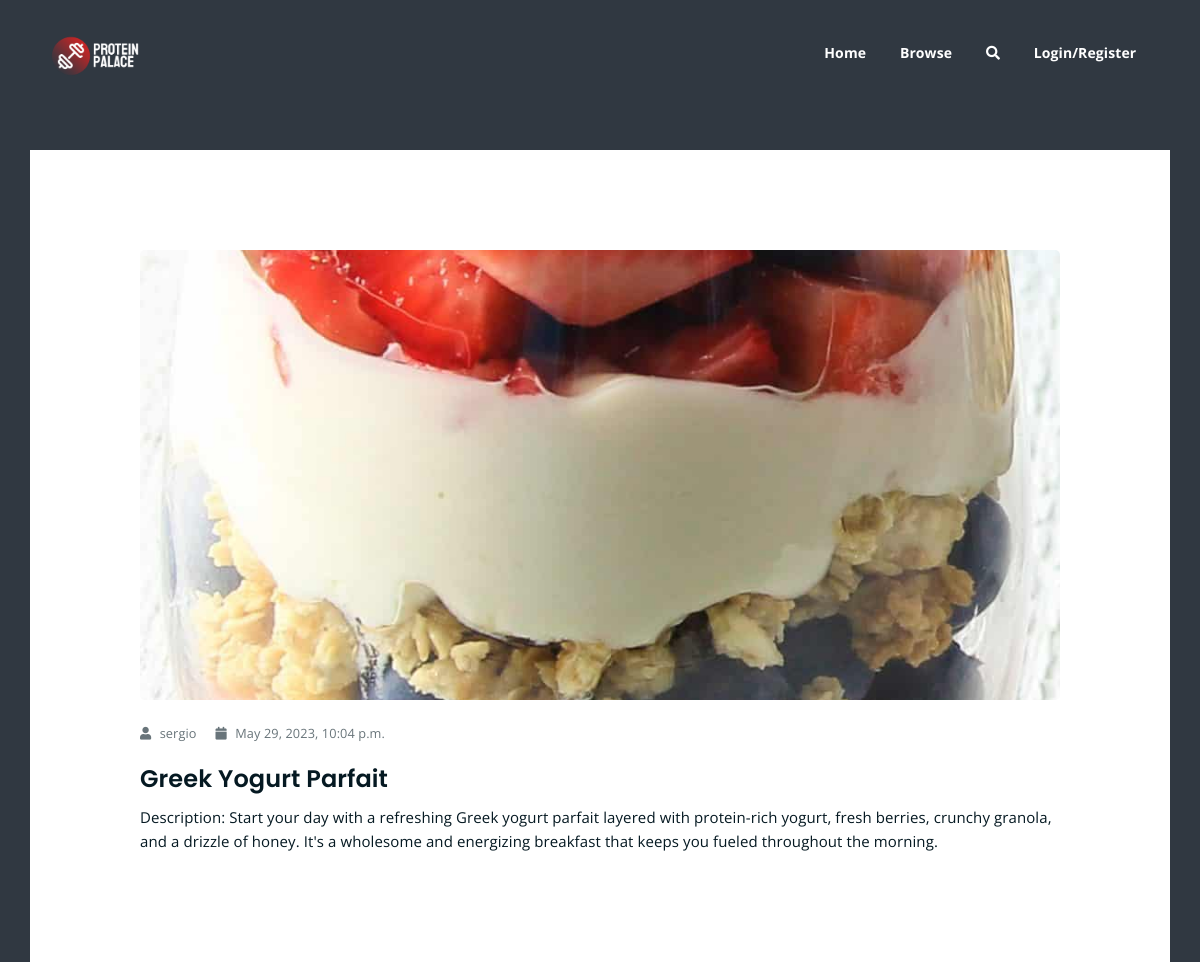
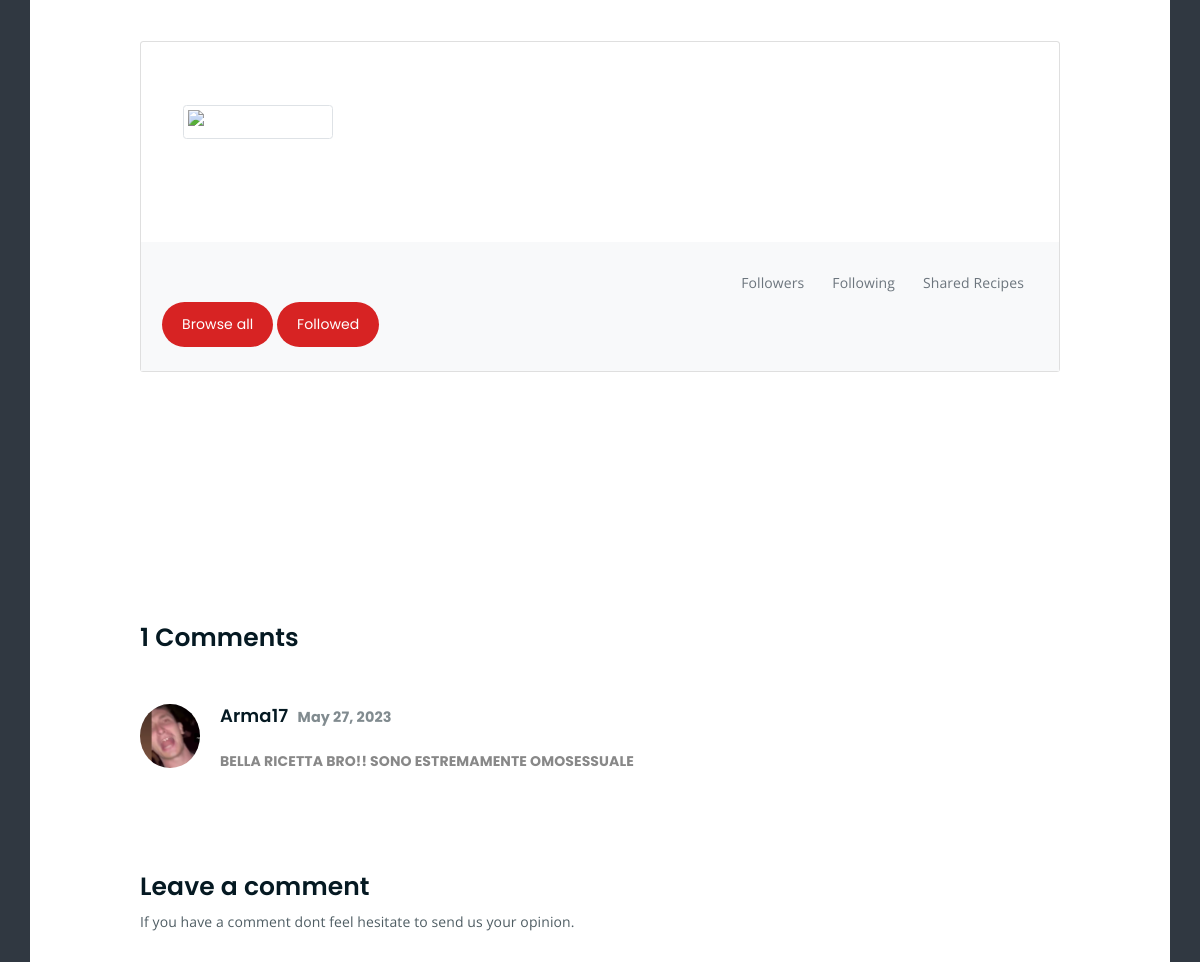
The page /recipe/5/ (upper part) on the database as committed earlier (2 pictures, top to bottom).
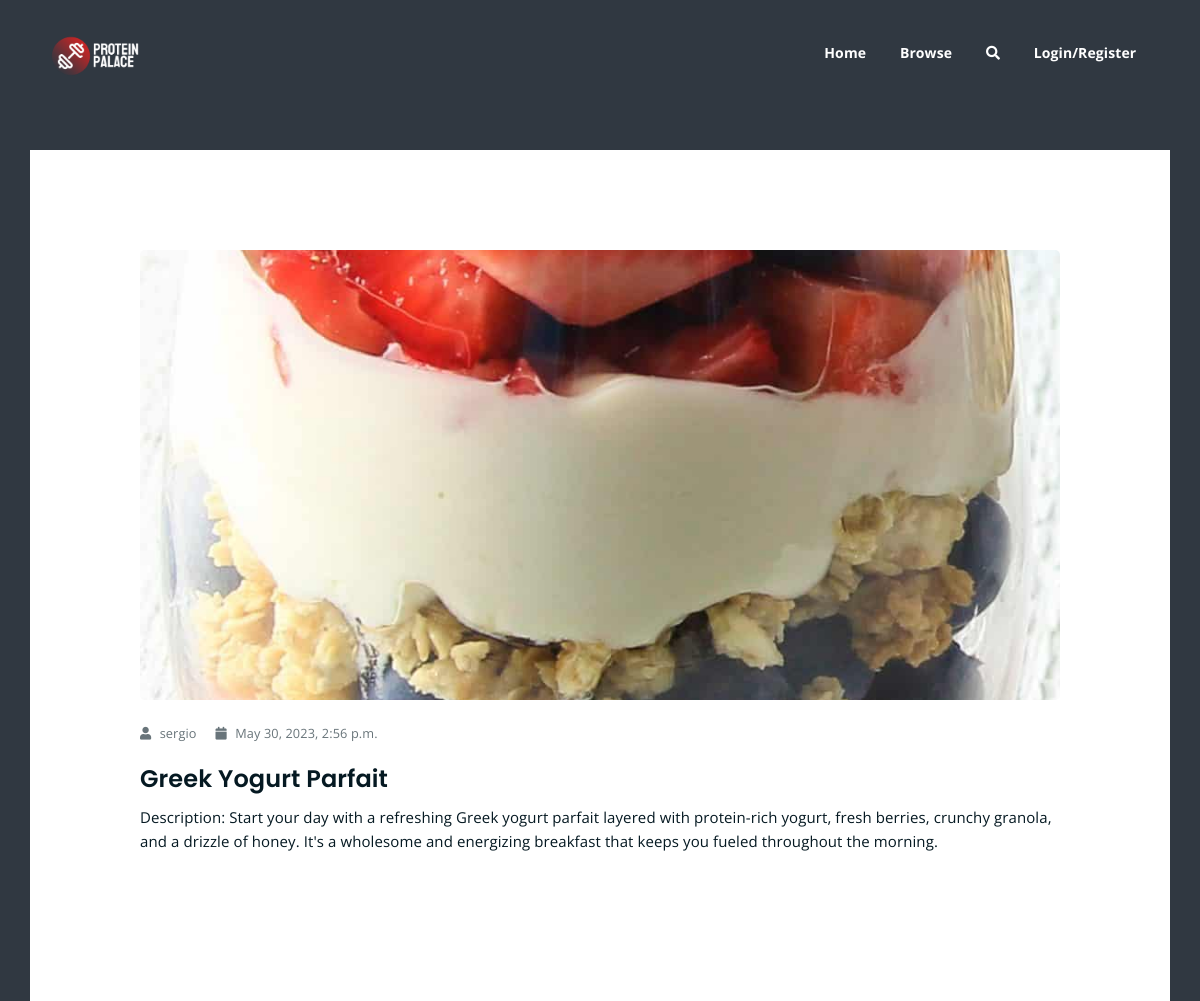
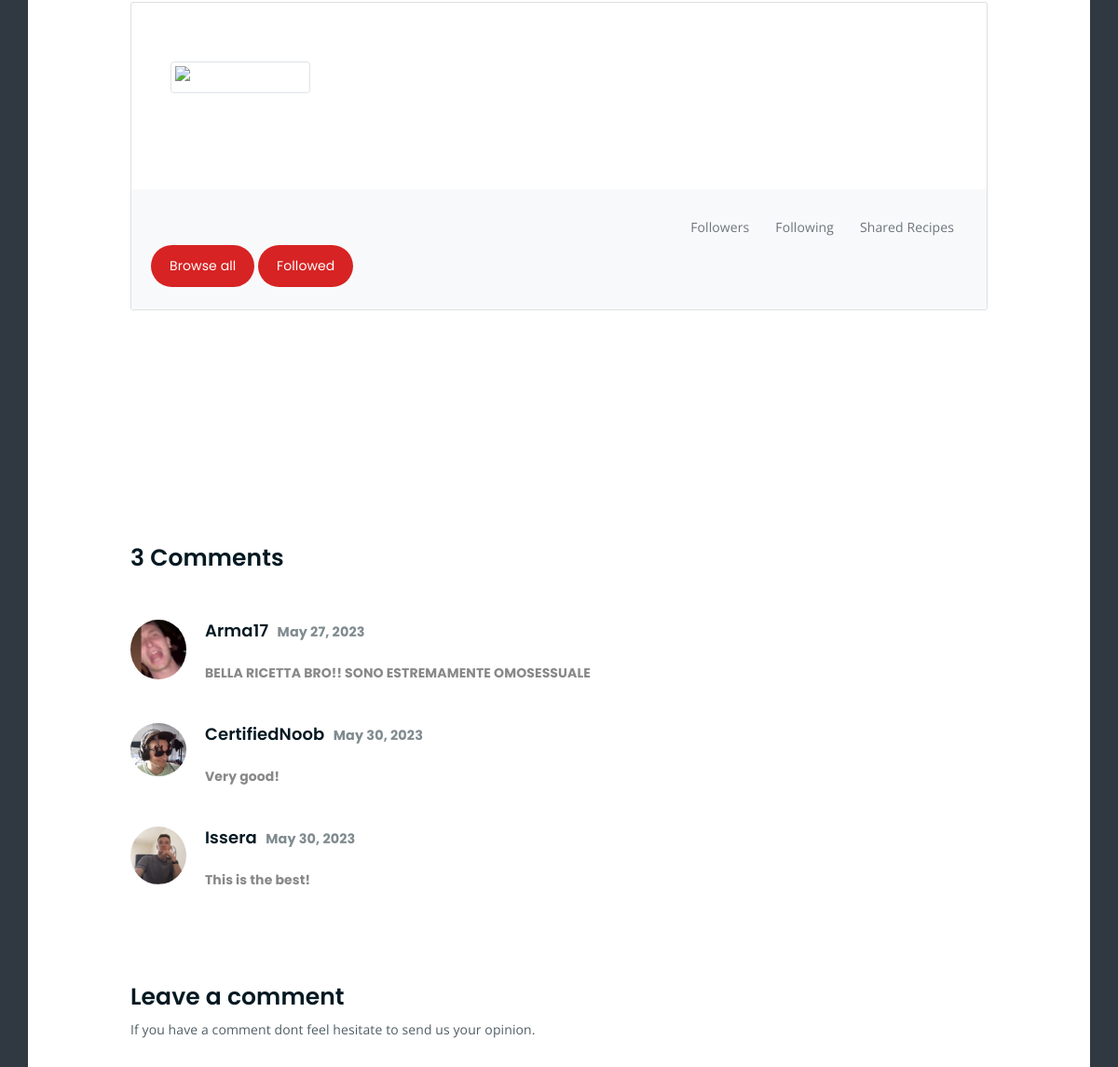
The same page on the database as committed later (2 pictures, top to bottom).
### ProteinPalaceApp/models.py (models this page shows, shortened)
class Recipe(models.Model):
    user = models.ForeignKey(User, on_delete=models.SET_NULL, null=True)
    name = models.CharField(max_length=255)
    image = models.ImageField(upload_to=recipe_image_filename)
    description = models.TextField()
    category = models.ForeignKey('Category', on_delete=models.CASCADE)
    comments = models.ManyToManyField('Comment', blank=True)
    createdAt = models.DateTimeField(auto_now_add=True)
    updatedAt = models.DateTimeField(auto_now=True)

class Comment(models.Model):
    user = models.ForeignKey(User, on_delete=models.CASCADE)
    content = models.TextField()
    postedAt = models.DateTimeField(auto_now_add=True)

class UserProfile(models.Model):
    user = models.OneToOneField(User, on_delete=models.CASCADE)
    following = models.ManyToManyField(User, related_name='followers', blank=True)
    favouriteRecipes = models.ManyToManyField('Recipe')
    profilePicture = models.ImageField(upload_to=user_profile_picture_filename, blank=True)
    createdAt = models.DateTimeField(auto_now_add=True)
    updatedAt = models.DateTimeField(auto_now=True)

### ProteinPalaceApp/views.py (the view)
# urls.py: path('recipe/<int:pk>/', views.RecipeDetailView.as_view(template_name = "single-recipe.html"), name = 'recipe-detail'),
class RecipeDetailView(DetailView):
    model = Recipe

### templates/single-recipe.html (shortened to what this page needs)
{% extends 'index.html' %}
{% load static %}
{% block content %}
	<div class="pt-150 pb-100" style = "background-color: var(--website-background);" >
		<div class="container">
			<div class="row pt-100 pb-100"  style = "background-color:white" >
				<div class="col-lg-10 mx-auto">
					<div class="single-article-section">
						<div class="single-article-text">
							<div class="single-artcile-bg" style="background-image: url('{{ recipe.image.url }}');"></div>
							<p class="blog-meta">
								<span class="author"><i class="fas fa-user"></i> {{ object.user}}</span>
								<span class="date"><i class="fas fa-calendar"></i> {{ object.updatedAt }}</span>
							</p>
							<h2>{{ object.name }}</h2>
							<p>
								{{ object.description }}
							</p>
						</div>
						<div>
							<section>
								<div class="py-12">
								  <div class="row d-flex justify-content-center align-items-center">
									<div class="col col-lg-12 col-xl-12 mt-150 mb-150">
									  <div class="card">
										<div class="rounded-top text-white d-flex flex-row" style=" height:200px;">
											<div class=" ml-4 ms-4 mt-5 d-flex flex-column" style="width: 200px;">
											  {% if user.userprofile.profilePicture %}
											  <img src="{{ user.userprofile.profilePicture.url }}"
											  alt="Profile Picture"
											  class="img-fluid img-thumbnail mt-4 mb-2"
											  style="width: 150px; z-index: 1">
											  {% else %}
											  <img src="{% static 'img/placeholder.webp' %}"
											  alt="Profile Picture"
											  class="img-fluid img-thumbnail mt-4 mb-2 ml-4"
											  style="width: 150px; z-index: 1">
											  {% endif %}
										  </div>
										</div>
										<div class="p-4 text-black" style="background-color: #f8f9fa;">
										  <div class="d-flex justify-content-between text-center py-1">
											<div class="hero-btns">
												<a href="{% url 'browse' %}" class="boxed-btn">Browse all</a>
													<a href="{% url 'following' %}" class="boxed-btn">Followed</a>
											</div>
											<div class="ml-auto d-flex">
											  <div class="px-3">
												<p class="medium text-muted mb-0">Followers</p>
											  </div>
											  <div class="px-3">
												<p class="medium text-muted mb-0">Following</p>
											  </div>
											  <div class="px-3">
												<p class="medium text-muted mb-0">Shared Recipes</p>
											  </div>
											</div>
										  </div>
										</div>
									</div>
								</div>
							</section>
						</div>
						<div class="comments-list-wrap">
							<h3 class="comment-count-title">{{ recipe.comments.count }} Comments</h3>
							<div class="comment-list">
								{% for comment in recipe.comments.all %}
								<div class="single-comment-body">
									<div class="comment-user-avater">
										<img src="{{ comment.user.userprofile.profilePicture.url }}" alt="Profile Picture">
									</div>
									<div class="comment-text-body">
										<h4>{{ comment.user.username }} <span class="comment-date">{{ comment.postedAt|date:"F d, Y" }}</span> </h4>
										<p class="h6">{{ comment.content }}</p>
									</div>
								</div>
								{% endfor %}
							</div>
						</div>
						<div class="comment-template">
							<h4>Leave a comment</h4>
							<p>If you have a comment dont feel hesitate to send us your opinion.</p>
						</div>
					</div>
				</div>
			</div>
		</div>
	</div>
{% endblock %}

Rows that differ between the two databases and show on the page:
changed Recipe "Greek Yogurt Parfait": updatedAt "May 29, 2023, 10:04 p.m." → "May 30, 2023, 2:56 p.m."; comments.count "1" → "3"
added Comment: user.userprofile.profilePicture (picture), user.username "CertifiedNoob", postedAt "May 30, 2023", content "Very good!"
added Comment: user.userprofile.profilePicture (picture), user.username "Issera", postedAt "May 30, 2023", content "This is the best!"
